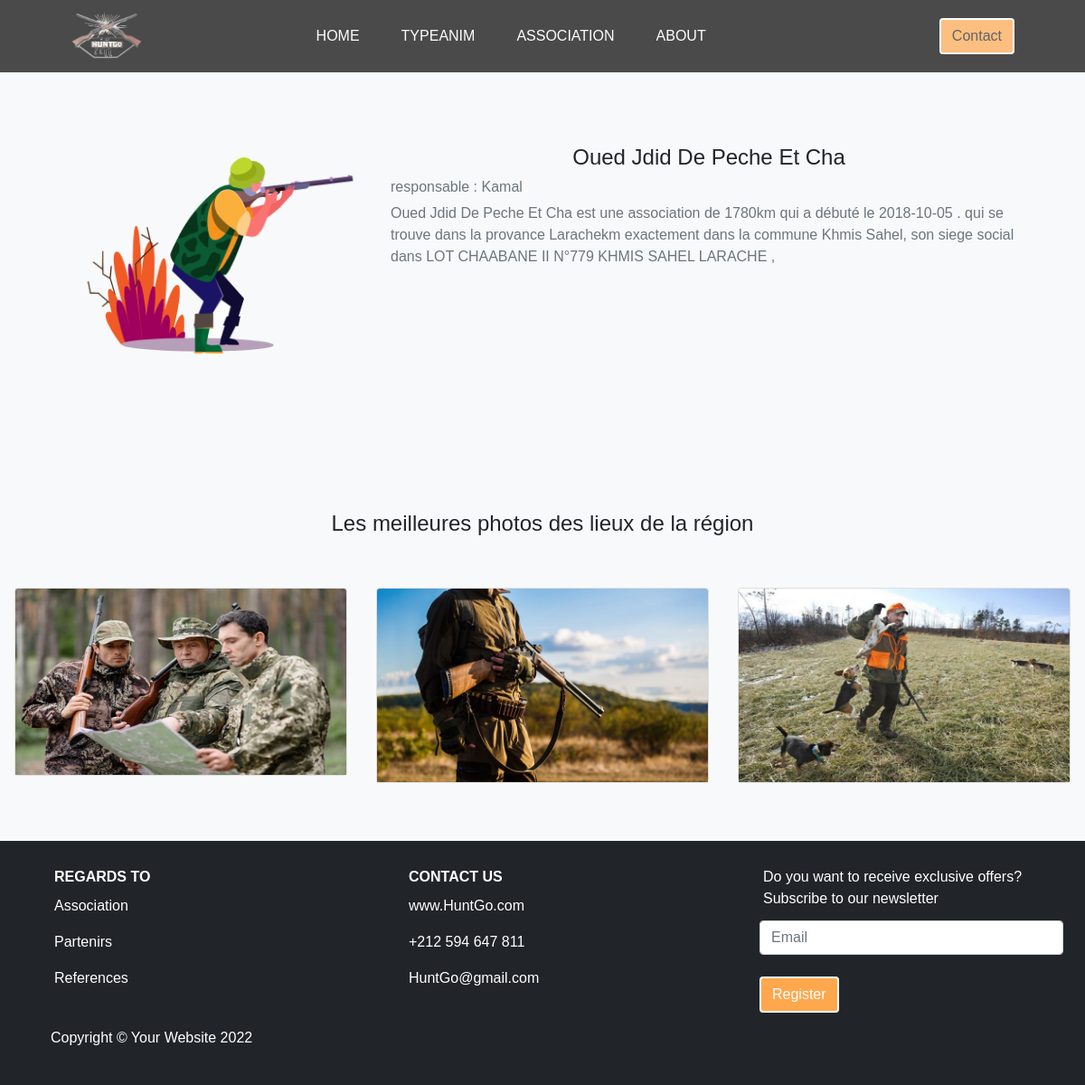
/PFE_Projet_code/pages/deAss.php?idAssoc=4, run on the app's committed database.
### tables this page shows
CREATE TABLE `province` (
  `idProv` int(11) NOT NULL,
  `nomProv` char(25) DEFAULT NULL
);

CREATE TABLE `association` (
  `idAssoc` int(11) NOT NULL,
  `idCom` int(11) NOT NULL,
  `idZone` int(11) NOT NULL,
  `nom` char(25) DEFAULT NULL,
  `adress` char(100) DEFAULT NULL,
  `responsable` char(25) DEFAULT NULL,
  `description` char(250) DEFAULT NULL,
  `dateDDe` date DEFAULT NULL,
  `imgAssoc` char(100) DEFAULT NULL
);

CREATE TABLE `zonechasse` (
  `idZone` int(11) NOT NULL,
  `adressZone` char(100) DEFAULT NULL,
  `superficie` int(11) DEFAULT NULL
);

CREATE TABLE `commune` (
  `idCom` int(11) NOT NULL,
  `idProv` int(11) NOT NULL,
  `nomCom` char(25) DEFAULT NULL
);

CREATE TABLE `mediazone` (
  `idMd` int(11) NOT NULL,
  `idZone` int(11) NOT NULL,
  `mediaType` char(25) DEFAULT NULL,
  `url` char(100) DEFAULT NULL
);

### PFE_Projet_code/pages/deAss.php (the view, shortened to what this page needs)
<?php
include '../inc/conn.php';
?>
<!DOCTYPE html>
<html lang="en">
<?php
include '../component/Nav.php';
?>
<?php
$id = $_GET['idAssoc'];
$sql = "SELECT nomProv ,C.nomCom,A.adress,A.imgAssoc, A.dateDDe,A.nom,A.responsable,Z.adressZone,Z.superficie,M.url FROM `province`  P
  INNER JOIN commune C
  ON p.idProv= C.idProv
  INNER JOIN association A
  ON C.idCom = A.idCom
  INNER JOIN zonechasse Z
  ON A.idZone=z.idZone
  INNER JOIN mediazone M
  ON z.idZone = M.idZone
  where idAssoc='$id'";
$result = mysqli_query($connect, $sql);
?>
<form action="" class="py-5 bg-light" method="POST" enctype=" multipart/form-data">
  <section class="bg-light py-5" id="prO">
    <div class="container-fluid px-lg-5 py-5">
      <?php
      $us = mysqli_fetch_assoc($result)
      ?>
      <div class="row gx-0 mb-4 mb-lg-5 justify-content-center">
        <div class="col-xl-4 col-lg-5 col-md-10 col-sm-9 col-12"><img class="img-fluid rounded-3" src="<?php echo $us['imgAssoc']; ?>" alt="...">
        </div>
        <div class="col-xl-8 col-lg-7 col-md-10 col-sm-10 mt-3">
          <div class="featured-text text-center text-lg-left mx-3">
            <h4 class="fs-4"><?php echo $us['nom']; ?></h4>
            <h6 class="text-start text-secondary">responsable : <?php echo $us['responsable']; ?></h6>
            <p class="text-secondary text-start "><?php echo $us['nom']; ?> est une association de <?php echo $us['superficie']; ?>km qui a débuté le <?php echo $us['dateDDe']; ?> . qui se trouve dans la provance <?php echo $us['nomProv']; ?>km exactement dans la commune <?php echo $us['nomCom']; ?>, son siege social dans <span class="Size"> <?php echo $us['adress']; ?> </span>,
            </p>
          </div>
        </div>
      </div>
    </div>
  </section>
  <h4 class="fs-4 text-center pb-5">Les meilleures photos des lieux de la région</h4>
  <div class="carousel slide" data-bs-ride="carousel">
    <div class="carousel-inner">
      <div class="carousel-item active">
        <div class="col-md-4" style="float:left">
          <div class="card mb-3 mx-3">
            <img class="card-img-top " src="../img/Slide2.jpg" alt="Card image cap">
          </div>
        </div>
        <div class="col-md-4" style="float:left">
          <div class="card mb-3 mx-3"><img class="card-img-top" src=" <?php echo $us['url']; ?>" alt="Card image cap"></div>
        </div>
        <div class="col-md-4" style="float:left">
          <div class="card mb-3 mx-3"><img class="card-img-top" src="../img/Slide3.jpg" alt="Card image cap"></div>
        </div>
      </div>
    </div>
  </div>
</form>
<?php
include '../component/Footer.php';
?>
</body>
</html>

### PFE_Projet_code/style/styl.css (style rules this page uses)
* { box-sizing: border-box; margin: 0; padding: 0; }
body { font-style:normal; font-family:sans-serif; }
.Size { font-size: 1rem; }

### data on the page
province: association.imgAssoc (picture), association.nom "Oued Jdid De Peche Et Cha", association.responsable "Kamal", zonechasse.superficie "1780", association.dateDDe "2018-10-05", nomProv "Larache", commune.nomCom "Khmis Sahel", association.adress "LOT CHAABANE II N°779 KHMIS SAHEL LARACHE", mediazone.url (picture)
